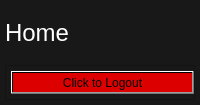
               <widget class="QWidget" name="home_after_login">
                <property name="styleSheet">
                 <string notr="true">background:rgb(24, 24, 24);</string>
                </property>
                <layout class="QVBoxLayout" name="verticalLayout_13">
                 <property name="spacing">
                  <number>5</number>
                 </property>
                 <property name="leftMargin">
                  <number>5</number>
                 </property>
                 <property name="topMargin">
                  <number>5</number>
                 </property>
                 <property name="rightMargin">
                  <number>5</number>
                 </property>
                 <property name="bottomMargin">
                  <number>5</number>
                 </property>
                 <item>
                  <widget class="QLabel" name="lab_about_home">
                   <property name="minimumSize">
                    <size>
                     <width>0</width>
                     <height>55</height>
                    </size>
                   </property>
                   <property name="maximumSize">
                    <size>
                     <width>16777215</width>
                     <height>55</height>
                    </size>
                   </property>
                   <property name="font">
                    <font>
                     <family>Arial</family>
                     <pointsize>18</pointsize>
                     <weight>9</weight>
                     <italic>false</italic>
                     <bold>false</bold>
                    </font>
                   </property>
                   <property name="styleSheet">
                    <string notr="true">color: rgb(255, 255, 255);
font: 75 18pt &quot;Arial&quot;;</string>
                   </property>
                   <property name="text">
                    <string>Home</string>
                   </property>
                  </widget>
                 </item>
                 <item>
                  <widget class="QFrame" name="frame_about_home">
                   <property name="styleSheet">
                    <string notr="true">background:rgb(24, 24, 24);</string>
                   </property>
                   <property name="frameShape">
                    <enum>QFrame::StyledPanel</enum>
                   </property>
                   <property name="frameShadow">
                    <enum>QFrame::Raised</enum>
                   </property>
                   <layout class="QHBoxLayout" name="horizontalLayout_28">
                    <property name="spacing">
                     <number>0</number>
                    </property>
                    <property name="leftMargin">
                     <number>5</number>
                    </property>
                    <property name="topMargin">
                     <number>5</number>
                    </property>
                    <property name="rightMargin">
                     <number>0</number>
                    </property>
                    <property name="bottomMargin">
                     <number>5</number>
                    </property>
                    <item>
                     <widget class="QPushButton" name="logout">
                      <property name="styleSheet">
                       <string notr="true">background: qlineargradient(spread:pad, x1:1, y1:0.023, x2:1, y2:0, stop:0 rgba(220, 0, 0, 255), stop:1 rgba(255, 255, 255, 255));
color: rgb(0, 0, 0);
font: 75 10pt &quot;Arial&quot;;</string>
                      </property>
                      <property name="text">
                       <string>Click to Logout</string>
                      </property>
                     </widget>
                    </item>
                   </layout>
                  </widget>
                 </item>
                </layout>
               </widget>
